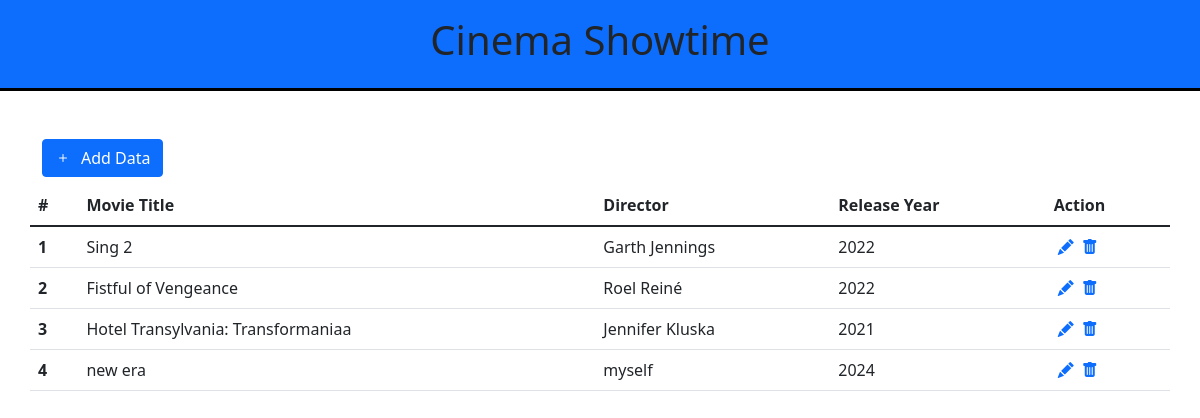
The page / on the database its author committed.
### tables this page shows
CREATE TABLE `tbl_173` (
  `id_film` int(11) NOT NULL,
  `judul_film` varchar(48) NOT NULL,
  `sutradara` varchar(36) NOT NULL,
  `tahun_rilis` int(4) NOT NULL
);

### index.php (the view, shortened to what this page needs)
<!doctype html>
<html lang="en">
<head>
  <link rel="stylesheet" href="style.css">
  <link href="https://cdn.jsdelivr.net/npm/bootstrap@5.1.3/dist/css/bootstrap.min.css" rel="stylesheet">
  <link rel="stylesheet" href="https://cdn.jsdelivr.net/npm/bootstrap-icons@1.5.0/font/bootstrap-icons.css">
</head>
<body>
  <div class="top container-fluid text-center pt-3 pb-3 primary">
    <h1>Cinema Showtime</h1>
  </div>
  <div class="container-md mt-5">
    <div class="row">
      <div class="col-4">
        <form method="get" action="form_add.php">
          <button type="submit" class="btn btn-primary"><i class="bi bi-plus"></i>Add Data</button>
        </form>
      </div>
    </div>
    <div class="row mt-2">
      <table class="table">
        <thead>
          <tr>
            <th scope="col">#</th>
            <th scope="col">Movie Title</th>
            <th scope="col">Director</th>
            <th scope="col">Release Year</th>
            <th scope="col">Action</th>
          </tr>
        </thead>
        <tbody>
          <?php
          include "connect.php";
          $sql = "SELECT * FROM tbl_173";
          $results = mysqli_query($conn, $sql);
          while ($row = mysqli_fetch_array($results)) {
          ?>
            <tr>
              <th scope="row"><?= $row["id_film"]; ?></th>
              <td><?= $row["judul_film"]; ?></td>
              <td><?= $row["sutradara"]; ?></td>
              <td><?= $row["tahun_rilis"]; ?></td>
              <td><a class="bi bi-pencil-fill px-1" href="form_edit.php?id=<?= $row['id_film']; ?>"></a><a href="delete.php?id=<?= $row['id_film']; ?>" class="bi bi-trash-fill px-1"></a></td>
            </tr>
          <?php } ?>
        </tbody>
      </table>
    </div>
  </div>
</body>
</html>

### style.css (style rules this page uses)
:root { --primary: #0d6efd; }
.top { background-color: var(--primary); border-bottom: 3px solid black ; }
.bi { padding-right: 10px; }

### rows shown on the page
tbl_173: id_film "1", judul_film "Sing 2", sutradara "Garth Jennings", tahun_rilis "2022"
tbl_173: id_film "2", judul_film "Fistful of Vengeance", sutradara "Roel Reiné", tahun_rilis "2022"
tbl_173: id_film "3", judul_film "Hotel Transylvania: Transformaniaa", sutradara "Jennifer Kluska", tahun_rilis "2021"
tbl_173: id_film "4", judul_film "new era", sutradara "myself", tahun_rilis "2024"
